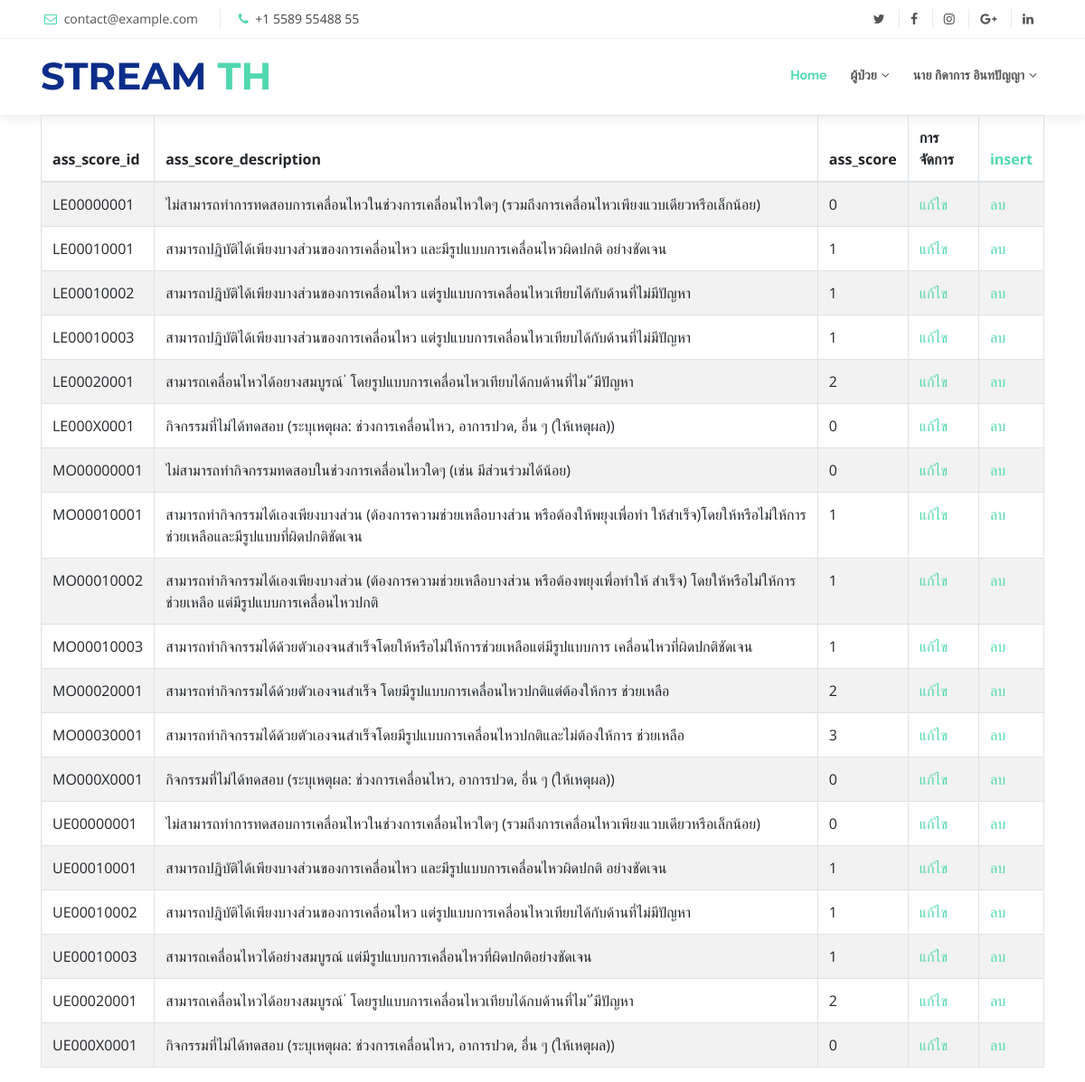
The page /admin/assessment_score/show.php (signed in) on the database its author committed.
### tables this page shows
CREATE TABLE `assessment_score` (
  `ass_score_id` varchar(10) NOT NULL COMMENT 'รหัสคะแนน 2 ตัวแรกประเภท ตัวที่6ข้อ ตัวสุดท้ายลำดับ ',
  `ass_score_description` varchar(200) NOT NULL COMMENT 'รายละเอียดคะแนน',
  `ass_score` int(11) NOT NULL
);

### admin/assessment_score/show.php (the view, shortened to what this page needs)
<?php $a = 'admin'; ?>
<!DOCTYPE html>
<html lang="en" dir="ltr">
  <head>
  </head>
  <body>
    <?php
    include("../../menu.php");
    ?>
    <link rel="stylesheet" type="text/css" href="https://cdn.datatables.net/v/bs4-4.1.1/dt-1.10.18/fh-3.1.4/r-2.2.2/rg-1.1.0/rr-1.2.4/sc-2.0.0/sl-1.3.0/datatables.min.css"/>
    <div class="container">
      <div class="table-responsive">
        <table id="assessment_score" class="table table-striped table-bordered">
          <thead>
              <tr>
                <th>ass_score_id</th>
                <th>ass_score_description</th>
                <th>ass_score</th>
                <th>การจัดการ</th>
                <th><a href="f_insert.php">insert</a></th>
              </tr>
          </thead>
          <?php
          $sql = "select * from assessment_score";
          $res = $conn->query($sql);
          ?>
          <tbody>
            <?php while ($row = $res->fetch_assoc()) { ?>
            <tr>
              <td><?php echo $row['ass_score_id']; ?></td>
              <td><?php echo $row['ass_score_description']; ?></td>
              <td><?php echo $row['ass_score']; ?></td>
              <td>
                  <a href="f_edit_assessment_score.php?ass_score_id=<?php echo $row['ass_score_id'];?>">แก้ไข</a>
              </td>
              <td>
                  <a href="delete.php?ass_score_id=<?php echo $row['ass_score_id'];?>">ลบ</a>
              </td>
            </tr>
            <?php } ?>
          </tbody>
        </table>
      </div>
    </div>
  </body>
</html>

### menu.php (shortened to what this page needs)
<?php
  if(isset($a)){
    if ($a == 'path') {
        $a = '../';
    } else if ($a == 'admin') {
        $a = '../../';
    } else {
        $a = '';
    }
  }
  else{
    $a = '';
  }
?>
<!DOCTYPE html>
<html lang="en">
<head>
  <link href="<?php echo $a;?>Reveal/lib/font-awesome/css/font-awesome.min.css" rel="stylesheet">
  <link href="<?php echo $a;?>Reveal/lib/animate/animate.min.css" rel="stylesheet">
  <link href="<?php echo $a;?>Reveal/lib/ionicons/css/ionicons.min.css" rel="stylesheet">
  <link href="<?php echo $a;?>Reveal/lib/owlcarousel/assets/owl.carousel.min.css" rel="stylesheet">
  <link href="<?php echo $a;?>Reveal/lib/magnific-popup/magnific-popup.css" rel="stylesheet">
  <link href="<?php echo $a;?>Reveal/lib/ionicons/css/ionicons.min.css" rel="stylesheet">
  <link rel='stylesheet' href='<?php echo $a;?>css/bootstrap.min.css'>
  <link rel="stylesheet" href="<?php echo $a;?>node_modules/sweetalert2/dist/sweetalert2.min.css">
  <link href="<?php echo $a;?>Reveal/css/style.css" rel="stylesheet">
</head>
<body id="body">
  <section id="topbar" class="d-none d-lg-block">
    <div class="container clearfix">
      <div class="contact-info float-left">
        <i class="fa fa-envelope-o"></i> <a href="mailto:contact@example.com">contact@example.com</a>
        <i class="fa fa-phone"></i> +1 5589 55488 55
      </div>
      <div class="social-links float-right">
        <a href="#" class="twitter"><i class="fa fa-twitter"></i></a>
        <a href="#" class="facebook"><i class="fa fa-facebook"></i></a>
        <a href="#" class="instagram"><i class="fa fa-instagram"></i></a>
        <a href="#" class="google-plus"><i class="fa fa-google-plus"></i></a>
        <a href="#" class="linkedin"><i class="fa fa-linkedin"></i></a>
      </div>
    </div>
  </section>
  <header id="header">
    <div class="container">
      <div id="logo" class="pull-left">
        <h1><a href="#body" class="scrollto">STREAM <span>TH</span></a></h1>
      </div>
      <nav id="nav-menu-container">
        <ul class="nav-menu">
          <li class="menu-active"><a href="<?php echo $a;?>menu.php">Home</a></li>
          <li class="menu-has-children"><a href="#">ผู้ป่วย</a>
          </li>
          <li class="menu-has-children"><a href="#"><?php echo $_SESSION['full_name']; ?></a>
          </li>
        </ul>
      </nav>
    </div>
  </header>
</body>
</html>

### Reveal/css/style.css (style rules this page uses)
body { background: #fff; color: #444; font-family: "Open Sans", sans-serif; }
a { color: #50d8af; transition: 0.5s; }
h1, h2, h3, h4, h5, h6 { font-family: "Montserrat", sans-serif; font-weight: 400; margin: 0 0 20px 0; padding: 0; }
#topbar { background: #fff; padding: 10px 0; border-bottom: 1px solid #eee; font-size: 14px; }
#topbar .contact-info a { line-height: 1; color: #555; }
#topbar .contact-info i { color: #50d8af; padding: 4px; }
#topbar .contact-info .fa-phone { padding-left: 20px; margin-left: 20px; border-left: 1px solid #e9e9e9; }
#topbar .social-links a { color: #555; padding: 4px 12px; display: inline-block; line-height: 1px; border-left: 1px solid #e9e9e9; }
#topbar .social-links a:first-child { border-left: 0; }
#header { padding: 20px 0; height: 84px; transition: all 0.5s; z-index: 997; background: #fff; box-shadow: 0px 6px 9px 0px rgba(0, 0, 0, 0.06); }
#header #logo h1 { font-size: 42px; margin: 0; padding: 0; line-height: 1; font-family: "Montserrat", sans-serif; font-weight: 700; }
#header #logo h1 a { color: #0c2e8a; line-height: 1; display: inline-block; }
#header #logo h1 a span { color: #50d8af; }
.nav-menu, .nav-menu * { margin: 0; padding: 0; list-style: none; }
.nav-menu li { position: relative; white-space: nowrap; }
.nav-menu > li { float: left; }
.sf-arrows .sf-with-ul { padding-right: 22px; }
.sf-arrows .sf-with-ul:after { content: "\f107"; position: absolute; right: 8px; font-family: FontAwesome; font-style: normal; font-weight: normal; }
#nav-menu-container { float: right; margin: 0; }
.nav-menu a { padding: 10px 8px; text-decoration: none; display: inline-block; color: #555; font-family: "Raleway", sans-serif; font-weight: 700; font-size: 14px; outline: none; }
.nav-menu li:hover > a, .nav-menu .menu-active > a { color: #50d8af; }
.nav-menu > li { margin-left: 10px; }
#mobile-nav { position: fixed; top: 0; padding-top: 18px; bottom: 0; z-index: 998; background: rgba(52, 59, 64, 0.9); left: -260px; width: 260px; overflow-y: auto; transition: 0.4s; }
#mobile-nav ul { padding: 0; margin: 0; list-style: none; }
#mobile-nav ul li { position: relative; }
#mobile-nav ul li a { color: #fff; font-size: 16px; overflow: hidden; padding: 10px 22px 10px 15px; position: relative; text-decoration: none; width: 100%; display: block; outline: none; }

### rows shown on the page
assessment_score: ass_score_id "LE00000001", ass_score_description "ไม่สามารถทำการทดสอบการเคลื่อนไหวในช่วงการเคลื่อนไหวใดๆ (รวมถึงการเคลื่อนไหวเพียงแวบเดียวหรือเล็กน้อย)", ass_score "0"
assessment_score: ass_score_id "LE00010001", ass_score_description "สามารถปฎิบัติได้เพียงบางส่วนของการเคลื่อนไหว และมีรูปแบบการเคลื่อนไหวผิดปกติ อย่างชัดเจน", ass_score "1"
assessment_score: ass_score_id "LE00010002", ass_score_description "สามารถปฎิบัติได้เพียงบางส่วนของการเคลื่อนไหว แต่รูปแบบการเคลื่อนไหวเทียบได้กับด้านที่ไม่มีปัญหา", ass_score "1"
assessment_score: ass_score_id "LE00010003", ass_score_description "สามารถปฎิบัติได้เพียงบางส่วนของการเคลื่อนไหว แต่รูปแบบการเคลื่อนไหวเทียบได้กับด้านที่ไม่มีปัญหา", ass_score "1"
assessment_score: ass_score_id "LE00020001", ass_score_description "สามารถเคลื่อนไหวได้อยางสมบูรณ์ ่ โดยรูปแบบการเคลื่อนไหวเทียบได้กบด้านที่ไม ั ่มีปัญหา", ass_score "2"
assessment_score: ass_score_id "LE000X0001", ass_score_description "กิจกรรมที่ไม่ได้ทดสอบ (ระบุเหตุผล: ช่วงการเคลื่อนไหว, อาการปวด, อื่น ๆ (ให้เหตุผล))", ass_score "0"
assessment_score: ass_score_id "MO00000001", ass_score_description "ไม่สามารถทํากิจกรรมทดสอบในช่วงการเคลื่อนไหวใดๆ (เช่น มีส่วนร่วมได้น้อย)", ass_score "0"
assessment_score: ass_score_id "MO00010001", ass_score_description "สามารถทํากิจกรรมได้เองเพียงบางส่วน (ต้องการความช่วยเหลือบางส่วน หรือต้องให้พยุงเพื่อทํา ให้สําเร็จ)โดยให้หรือไม่ให้การช่วยเหลือและมีรูปแบบที่ผิดปกติชัดเจน", ass_score "1"
assessment_score: ass_score_id "MO00010002", ass_score_description "สามารถทํากิจกรรมได้เองเพียงบางส่วน (ต้องการความช่วยเหลือบางส่วน หรือต้องพยุงเพื่อทําให้ สําเร็จ) โดยให้หรือไม่ให้การช่วยเหลือ แต่มีรูปแบบการเคลื่อนไหวปกติ", ass_score "1"
assessment_score: ass_score_id "MO00010003", ass_score_description "สามารถทํากิจกรรมได้ด้วยตัวเองจนสําเร็จโดยให้หรือไม่ให้การช่วยเหลือแต่มีรูปแบบการ เคลื่อนไหวที่ผิดปกติชัดเจน", ass_score "1"
assessment_score: ass_score_id "MO00020001", ass_score_description "สามารถทํากิจกรรมได้ด้วยตัวเองจนสําเร็จ โดยมีรูปแบบการเคลื่อนไหวปกติแต่ต้องให้การ ช่วยเหลือ", ass_score "2"
assessment_score: ass_score_id "MO00030001", ass_score_description "สามารถทํากิจกรรมได้ด้วยตัวเองจนสําเร็จโดยมีรูปแบบการเคลื่อนไหวปกติและไม่ต้องให้การ ช่วยเหลือ", ass_score "3"
assessment_score: ass_score_id "MO000X0001", ass_score_description "กิจกรรมที่ไม่ได้ทดสอบ (ระบุเหตุผล: ช่วงการเคลื่อนไหว, อาการปวด, อื่น ๆ (ให้เหตุผล))", ass_score "0"
assessment_score: ass_score_id "UE00000001", ass_score_description "ไม่สามารถทำการทดสอบการเคลื่อนไหวในช่วงการเคลื่อนไหวใดๆ (รวมถึงการเคลื่อนไหวเพียงแวบเดียวหรือเล็กน้อย)", ass_score "0"
assessment_score: ass_score_id "UE00010001", ass_score_description "สามารถปฎิบัติได้เพียงบางส่วนของการเคลื่อนไหว และมีรูปแบบการเคลื่อนไหวผิดปกติ อย่างชัดเจน", ass_score "1"
assessment_score: ass_score_id "UE00010002", ass_score_description "สามารถปฎิบัติได้เพียงบางส่วนของการเคลื่อนไหว แต่รูปแบบการเคลื่อนไหวเทียบได้กับด้านที่ไม่มีปัญหา", ass_score "1"
assessment_score: ass_score_id "UE00010003", ass_score_description "สามารถเคลื่อนไหวได้อย่างสมบูรณ์ แต่มีรูปแบบการเคลื่อนไหวที่ผิดปกติอย่างชัดเจน", ass_score "1"
assessment_score: ass_score_id "UE00020001", ass_score_description "สามารถเคลื่อนไหวได้อยางสมบูรณ์ ่ โดยรูปแบบการเคลื่อนไหวเทียบได้กบด้านที่ไม ั ่มีปัญหา", ass_score "2"
assessment_score: ass_score_id "UE000X0001", ass_score_description "กิจกรรมที่ไม่ได้ทดสอบ (ระบุเหตุผล: ช่วงการเคลื่อนไหว, อาการปวด, อื่น ๆ (ให้เหตุผล))", ass_score "0"

### other values the page prints
$_SESSION['full_name'] "นาย กิดาการ อินทปัญญา"
